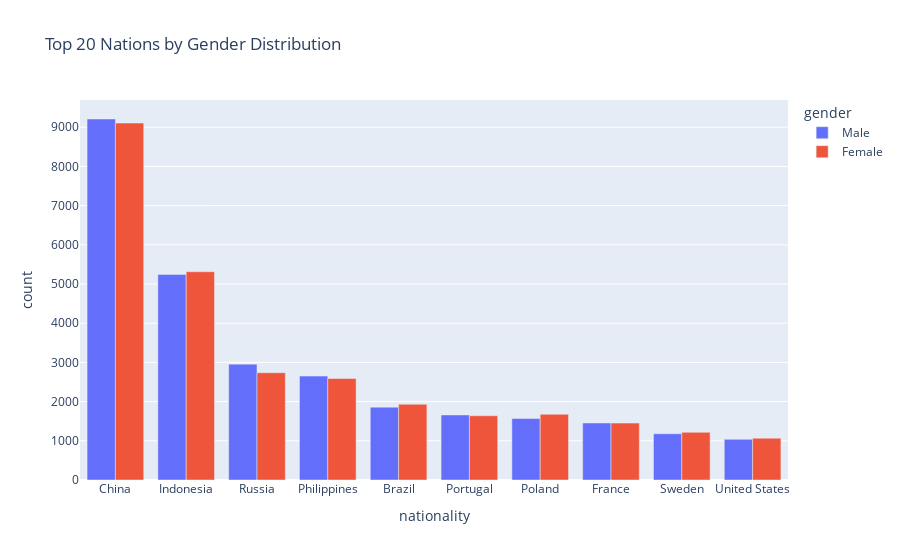

Notebook source saved alongside this figure:
### Code cell
import plotly.express as px

#  top 20 nationality-gender combinations by count
top_20_nations = airline[['nationality', 'gender']].value_counts().nlargest(20).reset_index(name='count')
fig = px.bar(top_20_nations, 
             x='nationality', 
             y='count', 
             color='gender', 
             barmode='group', 
             title='Top 20 Nations by Gender Distribution',
             color_discrete_sequence=px.colors.qualitative.Plotly)
fig.update
fig.show()

### Figure 1 — Plotly figure (JSON) as saved in the notebook; plotly's stock layout.template omitted (floating-point values rounded to 4 significant figures)
{"data": [{"alignmentgroup": "True", "hovertemplate": "gender=Male<br>nationality=%{x}<br>count=%{y}<extra></extra>", "legendgroup": "Male", "marker": {"color": "#636EFA", "pattern": {"shape": ""}}, "name": "Male", "offsetgroup": "Male", "orientation": "v", "showlegend": true, "textposition": "auto", "type": "bar", "x": ["China", "Indonesia", "Russia", "Philippines", "Brazil", "Portugal", "Poland", "France", "Sweden", "United States"], "xaxis": "x", "y": [9210, 5245, 2956, 2651, 1859, 1660, 1569, 1455, 1180, 1037], "yaxis": "y"}, {"alignmentgroup": "True", "hovertemplate": "gender=Female<br>nationality=%{x}<br>count=%{y}<extra></extra>", "legendgroup": "Female", "marker": {"color": "#EF553B", "pattern": {"shape": ""}}, "name": "Female", "offsetgroup": "Female", "orientation": "v", "showlegend": true, "textposition": "auto", "type": "bar", "x": ["China", "Indonesia", "Russia", "Philippines", "Brazil", "Poland", "Portugal", "France", "Sweden", "United States"], "xaxis": "x", "y": [9107, 5314, 2737, 2588, 1932, 1676, 1639, 1452, 1217, 1068], "yaxis": "y"}], "layout": {"autosize": true, "barmode": "group", "legend": {"title": {"text": "gender"}, "tracegroupgap": 0}, "title": {"text": "Top 20 Nations by Gender Distribution"}, "xaxis": {"anchor": "y", "autorange": true, "domain": [0, 1], "range": [-0.5, 9.5], "title": {"text": "nationality"}, "type": "category"}, "yaxis": {"anchor": "x", "autorange": true, "domain": [0, 1], "range": [0, 9695.0], "title": {"text": "count"}, "type": "linear"}}}
